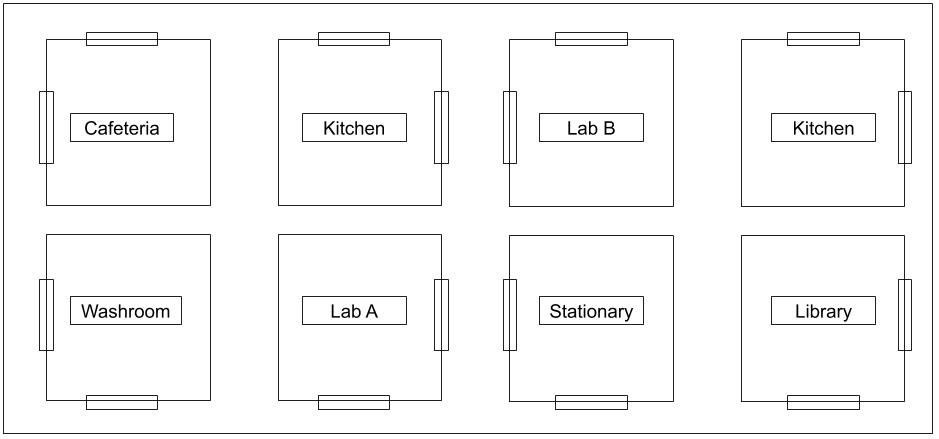
#> input picture NLP/survey/textgen/original.jpg, 939 x 439 px
$ python randomgen.py
#> lines starting #> are read from the running program, lines starting #| are printed output that depends on the picture; after the words box and inside, x2 and y2 are one past the last pixel; in counts of white or black regions, pixels touching at a corner belong together
import numpy as np
import cv2

def main():
	image = cv2.imread("original.jpg")
#> image is the input picture: shape (439, 939, 3); min 0, max 255, mean 246.5

	# print(image)
	h, w = np.shape(image)[0:2]
#> h = 439; w = 939
	cv2.circle(image, (int(w/2), int(h/2)), 20, (0,0,0), -1)
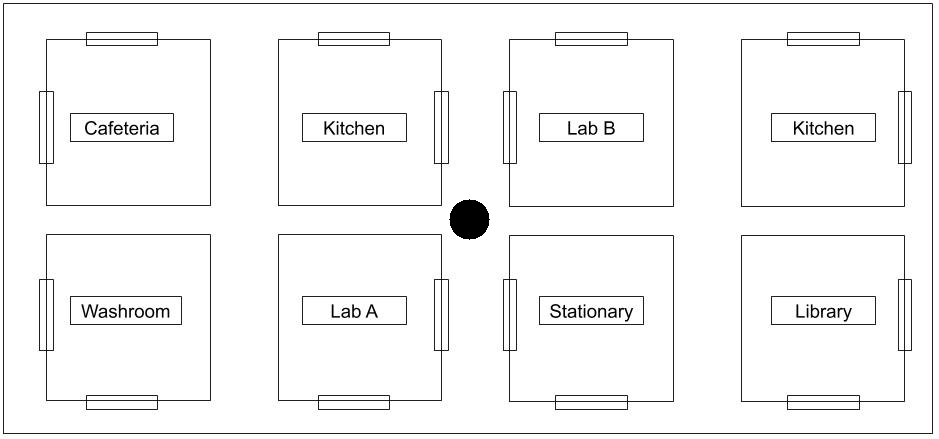
#> image: shape (439, 939, 3); 0.3% of pixels changed, all inside (x1, y1, x2, y2) = (449, 199, 490, 240)
	print(h,w)
#| 439 939

	# cv2.imwrite("final.jpg",image)

	cv2.imshow("image",image)
	cv2.waitKey(0)

if __name__ == '__main__':
	main()
